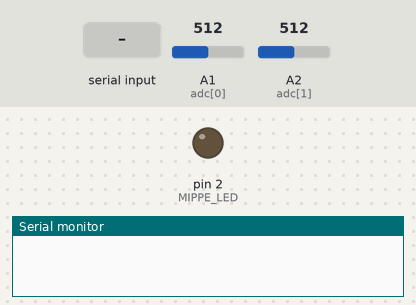
A sketch run on a simulated Arduino Uno, built with avr-gcc and run on an emulated ATmega328P. Parts: output pins drawn as LEDs (lit = HIGH), the last lines printed to the serial monitor. Inputs (shaded band) come from the test bench; at power-on: A1 (adc[0]) = 512, A2 (adc[1]) = 512.

Above: at 1.2 s.
1.3 s: "req\n" received over Serial
At 1.31 s:
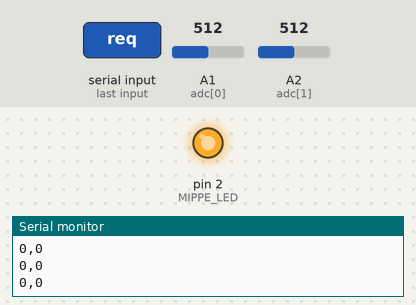
2.8 s: "info\n" received over Serial
Timing chart, 0 to 5.8 s (numbered marks = the images above; inputs shaded):
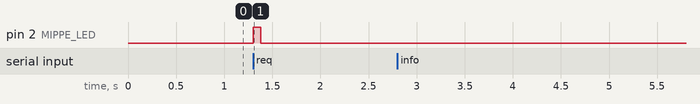

The sketch:

transimp_firmware.ino
```cpp
#include <Wire.h>
#include <Adafruit_MCP4725.h>

const uint8_t MIPPE_LED = 2;

Adafruit_MCP4725 dac1;
Adafruit_MCP4725 dac2;
Adafruit_MCP4725 * dacs[2] = {&dac1, &dac2};

uint8_t adc[2] = {A1, A2};

const int MAX_MEAS_BUFF = 250;
int meas_buff[MAX_MEAS_BUFF][2];
uint8_t next_meas = MAX_MEAS_BUFF;

int num_samples = 50;

char buff[50];
char args[50];

void setup(void) {
  pinMode(MIPPE_LED, OUTPUT);
  digitalWrite(MIPPE_LED, HIGH);
  Serial.begin(115200);

  dac1.begin(0x60);
  dac2.begin(0x63);
  for (int i = 0; i < 2; i++) {
    pinMode(adc[i], INPUT);
    dacs[i]->setVoltage(0, false);
  }
}

void info() {
  digitalWrite(MIPPE_LED, HIGH);
  Serial.println("tia");
}

void req() {
  digitalWrite(MIPPE_LED, HIGH);
  for (int i = 0; i < next_meas; i++) {
    Serial.print(meas_buff[i][0]); Serial.print(",");
    Serial.print(meas_buff[i][1]); Serial.print("\n");
  }
  Serial.print("d\n");
  next_meas = 0;
}

void write_dac(uint8_t i, uint16_t val) {
  digitalWrite(MIPPE_LED, HIGH);
  dacs[i]->setVoltage(val, false);
}

uint16_t find_func(char * buff, uint8_t len) {
  for (int i = 0; i < len; i++) {
    if (buff[i] == '(') {
      return i;
    }
  }
  return len;
}

uint16_t find_arg(char * buff, uint8_t len, uint8_t start) {
  for (int i = start; i < len; i++) {
    if (buff[i] == ',') {
      return i;
    }
  }
  return len;
}

void serialEvent() {
  size_t len = Serial.readBytesUntil('\n', buff, 50);
  uint8_t func = find_func(buff, len);

  if (strncmp(buff, "req", func) == 0) {
    req();
  } else if (strncmp(buff, "write_dac", func) == 0) {
    uint8_t comma = find_arg(buff, len, func);
    memcpy(args, &buff[func + 1], comma - func);
    args[comma - func - 1] = '\0';
    uint8_t channel = (uint8_t) atoi(args);
    memcpy(args, &buff[comma + 1], len - 1 - comma);
    args[len - 1 - comma - 1] = '\0';
    uint16_t val = (uint16_t) atoi(args);
    write_dac(channel, val);
  } else if (strncmp(buff, "info", func) == 0) {
    info();
  } else if (strncmp(buff, "start", func) == 0) {
    start();
  }
}

void start(){
  next_meas = 0;
}

void loop() {
  digitalWrite(MIPPE_LED, LOW);
  if (next_meas < MAX_MEAS_BUFF) {
    for (int i = 0; i < 2; i++) {
      double sum  = 0;
      for (int j = 0; j < num_samples; j++) {
        sum += analogRead(adc[i]);
      }
      meas_buff[next_meas][i] = (uint16_t) sum / num_samples;
    }
    next_meas++;
  }
}
```

Measured:
- after the input at 1.3 s, pin 2 (MIPPE_LED): LOW → HIGH at once, → LOW 0.08 s later
